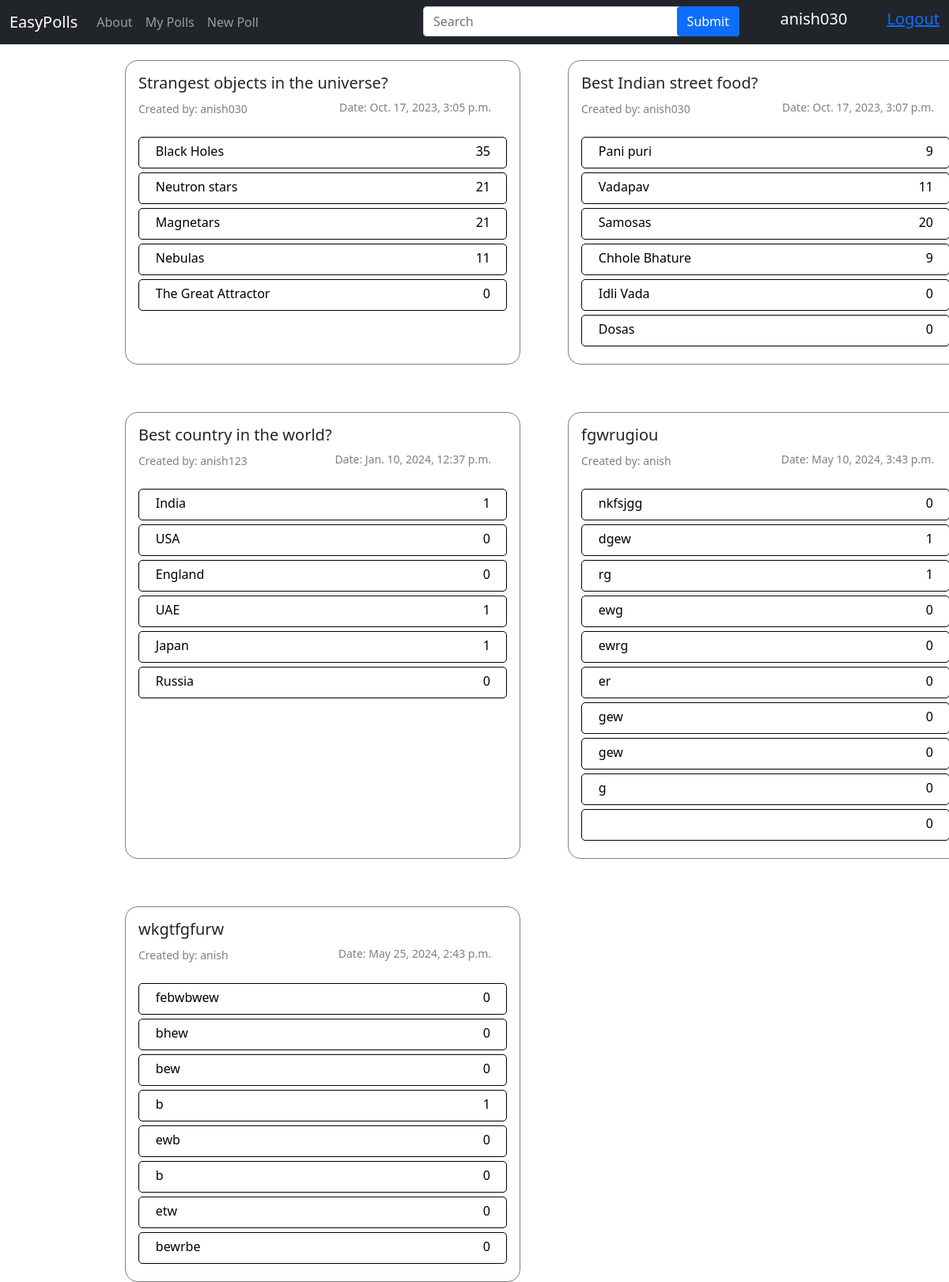
Screenshot of / (signed in) with the database file from the repository.
### polls/models.py (models this page shows, shortened)
class Poll(models.Model):
    question = models.CharField(max_length=255)
    creator =  models.ForeignKey(User, on_delete=models.CASCADE)
    pub_date = models.DateTimeField("date published",default=timezone.now)

class Choice(models.Model):
    question = models.ForeignKey(Poll, on_delete=models.CASCADE)
    option_text = models.CharField(max_length=255)
    votes = models.IntegerField(default=0)

### polls/views.py (the view)
# urls.py: path('', views.index, name="home"),
@login_required(login_url="login")
def index(request):
    poll = Poll.objects.all()
    choice = Choice.objects.all()
    voted = Voted.objects.all()
    if request.user.is_anonymous:
        return redirect("/login")
    if request.GET.get('search'):
        poll = poll.filter(question__icontains = request.GET.get('search') )
    if request.user.is_superuser:
        return render(request, "adminHome.html",{"polls":poll,"choices":choice , "voted":voted})
    return render(request, "index.html",{"polls":poll,"choices":choice,"vote":vote , "voted":voted })

### templates/index.html (shortened to what this page needs)
{% extends 'base.html' %}
{% block serach_bar %}
<div style="position:relative; width:400px;">
    <form action="">
      <input
        type="text"
        id="search"
        name="search"
        class="form-control"
        placeholder="Search"
      />
      <button type="submit" class="btn btn-primary" style="position: absolute; top:0;right:0;">
        Submit
      </button>
    </form>
  </div>
{% endblock serach_bar %}
{% block body %}
<section>
    <div class="wrapper">
    {% for poll in polls %}
    <div class="card-body pollContent poll" style="min-width: 400px; overflow: wrap">
      <h5 class="card-title">{{poll.question}}</h5>
      <weak>
        Created by: {{poll.creator}}
        <div>Date: {{poll.pub_date}}</div>
      </weak><br /><br />
      {% for choice in poll.choice_set.all %}
      <a href="/vote/{{choice.id}}" style="text-decoration: none;" class="vote-link" data-poll-id="{{ poll.id }}">
        <div name="answer1" class="options vote-button" data-choice-id="{{ choice.id }}" style="text-decoration: none;">
          &nbsp;&nbsp;&nbsp;&nbsp;&nbsp;{{choice.option_text}} <p style="float:right; padding-right:20px;" id = "vote_count">{{choice.votes}}</p>
        </div>
      </a>
      {% endfor %}
    </div>
    {% endfor %}
  </div>
</section>
{% endblock body %}

### templates/base.html (shortened to what this page needs)
<!DOCTYPE html>
<html lang="en">
<head>
    <link href="/static/style.css" rel="stylesheet">
    <link href="https://cdn.jsdelivr.net/npm/bootstrap@5.0.2/dist/css/bootstrap.min.css" rel="stylesheet">
</head>
<body>
    <nav class="navbar navbar-expand-lg navbar-dark bg-dark">
        <div class="container-fluid">
          <a class="navbar-brand" href="/">EasyPolls</a>
          <div class="collapse navbar-collapse" id="navbarSupportedContent">
            <ul class="navbar-nav me-auto mb-2 mb-lg-0">
              <li class="nav-item">
                <a class="nav-link" href="/about">About</a>
              </li>
              <li class="nav-item">
                <a class="nav-link" href="/mypolls" tabindex="-1" aria-disabled="true">My Polls</a>
              </li>
              <li class="nav-item" >
                <a class="nav-link" href="/addpoll" tabindex="-1" aria-disabled="true">New Poll</a>
              </li>
              <li class="nav-item">
                {% block serach_bar %}{% endblock serach_bar %}
              </li>
            </ul>
            <div class="" style="margin-right: 50px; color: white;">
              <h5>{{request.user}}</h5>
            </div>
            <div class="logout">
              <h5>
                  <a href="/logout/">Logout</a>
              </h5>
          </div>
          </div>
        </div>
      </nav>
      <div class="parent">
        {% block body %}
      {% endblock body %}
      </div>
</body>
</html>

### templates/index.html (style rules this page uses)
* { margin: 0; padding: 0; box-sizing: border-box; text-decoration: none; }
.parent { height: fit-content; width: 98vw; display: grid; place-items: center; }
.wrapper { padding-top: 20px; width: 80vw; display: grid; gap: 60px; padding-left: 50px; grid-template-columns: 1fr 1fr; }
weak { font-size: 14px; color: grey; }
weak div { float: right; padding-right: 20px; }
.pollContent { min-width: 300px; width: 500px; border: 1px solid grey; border-radius: 1rem; }
.options { height: 40px; padding: 5px 0px; border: 1px solid black; margin-bottom: 5px; border-radius: 5px; color: black; text-decoration: none; }

### rows the page displays
Poll: question "Strangest objects in the universe?", creator "anish030", pub_date "Oct. 17, 2023, 3:05 p.m."
Choice: option_text "Black Holes", votes "35"
Choice: option_text "Neutron stars", votes "21"
Choice: option_text "Magnetars", votes "21"
Choice: option_text "Nebulas", votes "11"
Choice: option_text "The Great Attractor", votes "0"
Poll: question "Best Indian street food?", creator "anish030", pub_date "Oct. 17, 2023, 3:07 p.m."
Choice: option_text "Pani puri", votes "9"
Choice: option_text "Vadapav", votes "11"
Choice: option_text "Samosas", votes "20"
Choice: option_text "Chhole Bhature", votes "9"
Choice: option_text "Idli Vada", votes "0"
Choice: option_text "Dosas", votes "0"
Poll: question "Best country in the world?", creator "anish123", pub_date "Jan. 10, 2024, 12:37 p.m."
Choice: option_text "India", votes "1"
Choice: option_text "USA", votes "0"
Choice: option_text "England", votes "0"
Choice: option_text "UAE", votes "1"
Choice: option_text "Japan", votes "1"
Choice: option_text "Russia", votes "0"
Poll: question "fgwrugiou", creator "anish", pub_date "May 10, 2024, 3:43 p.m."
Choice: option_text "nkfsjgg", votes "0"
Choice: option_text "dgew", votes "1"
Choice: option_text "rg", votes "1"
Choice: option_text "ewg", votes "0"
Choice: option_text "ewrg", votes "0"
Choice: option_text "er", votes "0"
Choice: option_text "gew", votes "0"
Choice: option_text "gew", votes "0"
Choice: option_text "g", votes "0"
Choice: votes "0"
Poll: question "wkgtfgfurw", creator "anish", pub_date "May 25, 2024, 2:43 p.m."
Choice: option_text "febwbwew", votes "0"
Choice: option_text "bhew", votes "0"
Choice: option_text "bew", votes "0"
Choice: option_text "b", votes "1"
Choice: option_text "ewb", votes "0"
Choice: option_text "b", votes "0"
Choice: option_text "etw", votes "0"
Choice: option_text "bewrbe", votes "0"

### other values shown
{{ request.user }} "anish030"
